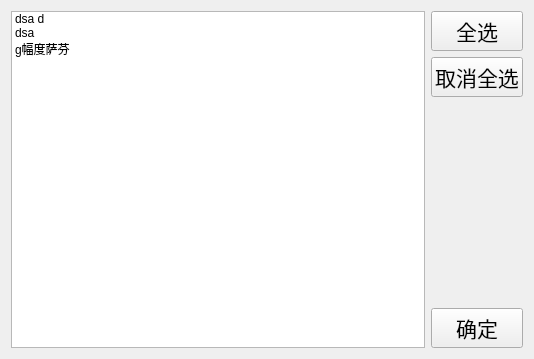
<?xml version="1.0" encoding="UTF-8"?>
<ui version="4.0">
 <class>ShareFile</class>
 <widget class="QWidget" name="ShareFile">
  <property name="geometry">
   <rect>
    <x>0</x>
    <y>0</y>
    <width>534</width>
    <height>359</height>
   </rect>
  </property>
  <property name="windowTitle">
   <string>Form</string>
  </property>
  <layout class="QHBoxLayout" name="horizontalLayout">
   <item>
    <widget class="QListWidget" name="listWidget">
     <property name="selectionMode">
      <enum>QAbstractItemView::MultiSelection</enum>
     </property>
     <item>
      <property name="text">
       <string>dsa d</string>
      </property>
     </item>
     <item>
      <property name="text">
       <string>dsa </string>
      </property>
     </item>
     <item>
      <property name="text">
       <string>g幅度萨芬</string>
      </property>
     </item>
    </widget>
   </item>
   <item>
    <layout class="QVBoxLayout" name="verticalLayout">
     <item>
      <widget class="QPushButton" name="allSelected_PB_2">
       <property name="font">
        <font>
         <family>Agency FB</family>
         <pointsize>16</pointsize>
        </font>
       </property>
       <property name="text">
        <string>全选</string>
       </property>
      </widget>
     </item>
     <item>
      <widget class="QPushButton" name="cancelSelected_PB">
       <property name="font">
        <font>
         <family>Agency FB</family>
         <pointsize>16</pointsize>
        </font>
       </property>
       <property name="text">
        <string>取消全选</string>
       </property>
      </widget>
     </item>
     <item>
      <spacer name="verticalSpacer">
       <property name="orientation">
        <enum>Qt::Vertical</enum>
       </property>
       <property name="sizeHint" stdset="0">
        <size>
         <width>20</width>
         <height>148</height>
        </size>
       </property>
      </spacer>
     </item>
     <item>
      <widget class="QPushButton" name="ok_PB">
       <property name="font">
        <font>
         <family>Agency FB</family>
         <pointsize>16</pointsize>
        </font>
       </property>
       <property name="text">
        <string>确定</string>
       </property>
      </widget>
     </item>
    </layout>
   </item>
  </layout>
 </widget>
 <resources/>
 <connections/>
</ui>
